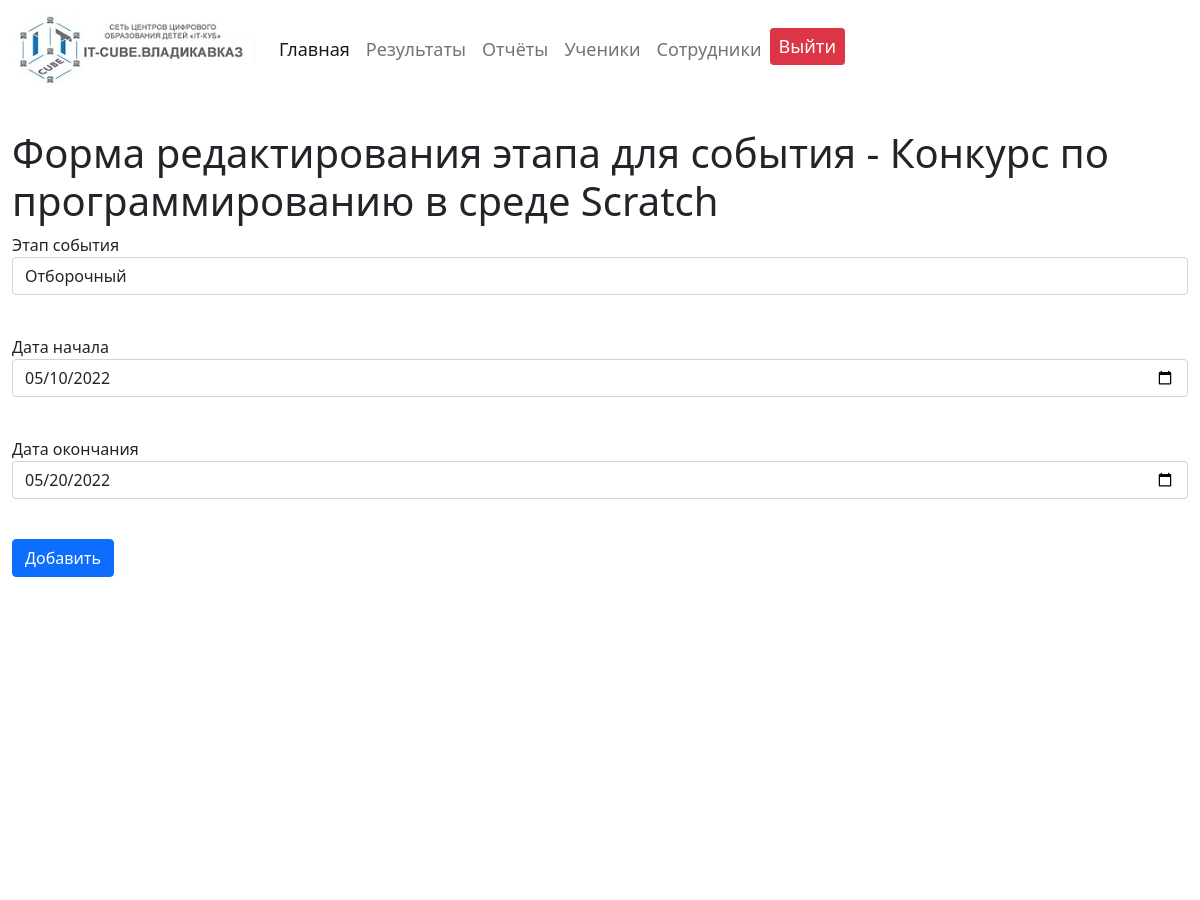
/stage/24 (signed in, upper part), run on an earlier commit of the app's database.
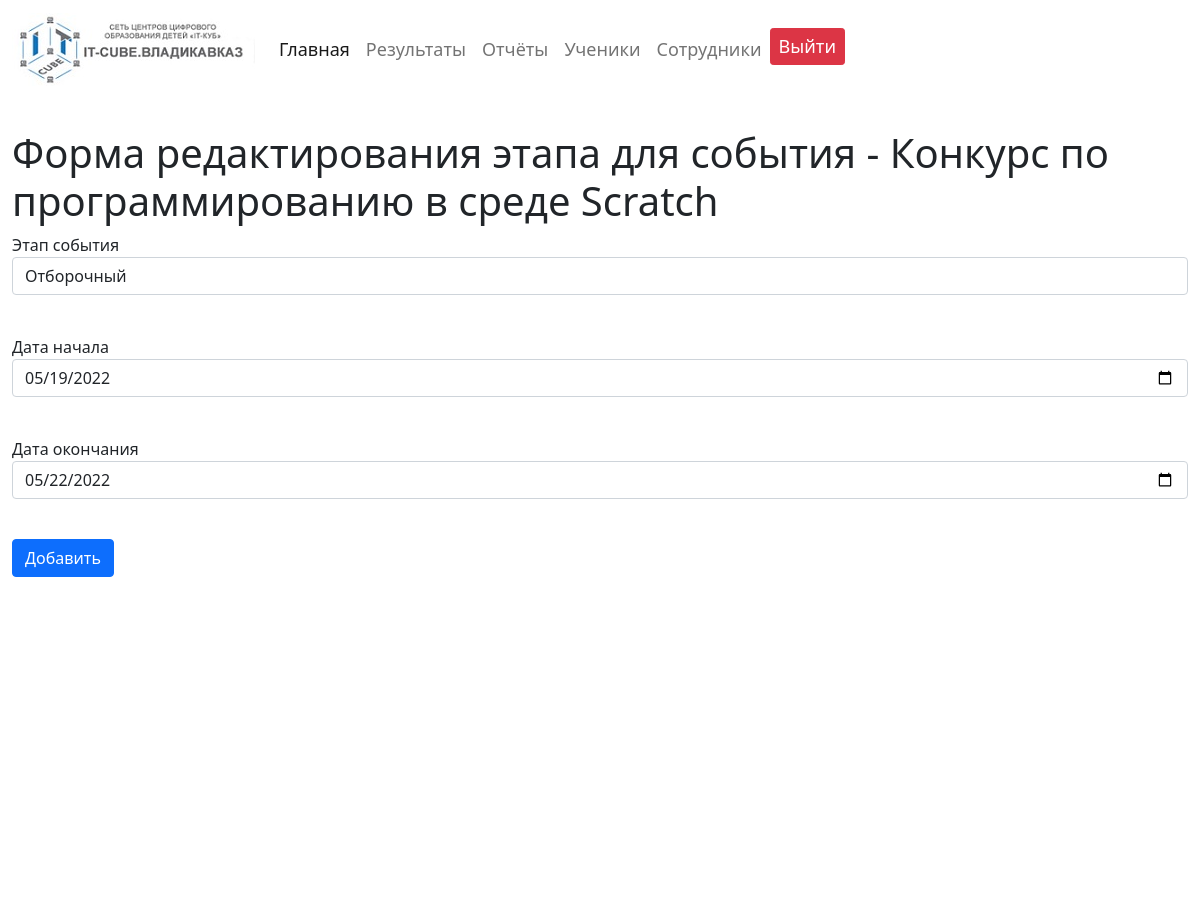
And on a later commit of the database.
### data/event.py (models this page shows)
class Event(SqlAlchemyBase, UserMixin, SerializerMixin):
    __tablename__ = 'Event'
    id = sqlalchemy.Column(sqlalchemy.Integer,
                           primary_key=True, autoincrement=True)
    Name_of_event = sqlalchemy.Column(sqlalchemy.String, nullable=True)
    Organizer = sqlalchemy.Column(sqlalchemy.String, nullable=True)
    Description = sqlalchemy.Column(sqlalchemy.Text)
    Website = sqlalchemy.Column(sqlalchemy.String, nullable=True)
    Link_to_position = sqlalchemy.Column(sqlalchemy.String, nullable=True)
    Link_to_regestration = sqlalchemy.Column(sqlalchemy.String, nullable=True)
    Form_of_holding = sqlalchemy.Column(sqlalchemy.Integer, sqlalchemy.ForeignKey("Form_of_holding.id"), nullable=True)
    Status = sqlalchemy.Column(sqlalchemy.Integer, sqlalchemy.ForeignKey("Status.id"), nullable=True)
    Direction = sqlalchemy.Column(sqlalchemy.Integer, sqlalchemy.ForeignKey("Directions.id"), nullable=True)
    Age = sqlalchemy.Column(sqlalchemy.String, nullable=True)
    Class = sqlalchemy.Column(sqlalchemy.String, nullable=True)
    Note = sqlalchemy.Column(sqlalchemy.Text)
    Number_of_participants = sqlalchemy.Column(sqlalchemy.Integer, nullable=True)
    direction = orm.relation('Directions')
    participation_employees = orm.relation("Participation_employees", back_populates='event')
    stage_events = orm.relation("Stages_Events", back_populates='event')

### data/stages_event.py (models this page shows)
class Stages(SqlAlchemyBase, UserMixin, SerializerMixin):
    __tablename__ = 'Stages'
    id = sqlalchemy.Column(sqlalchemy.Integer,
                           primary_key=True, autoincrement=True)
    Stage = sqlalchemy.Column(sqlalchemy.String, nullable=True)
    Date_begin = sqlalchemy.Column(sqlalchemy.Date, nullable=True)
    Date_end = sqlalchemy.Column(sqlalchemy.Date, nullable=True)
    stage_events = orm.relation("Stages_Events", back_populates='stage')

### main.py (the view, shortened to what this page needs)
@app.route("/stage/<int:id>", methods=['GET', 'POST'])
@login_required
def stage(id):
    form = AddStageForm()
    db_sess = db_session.create_session()
    event_id = db_sess.query(Stages_Events).filter(Stages_Events.Id_stage == id).first().Id_event
    event = db_sess.query(Event).filter(Event.id == event_id).first()
    if request.method == "GET":
        stage = db_sess.query(Stages).filter(Stages.id == id).first()
        if stage:
            form.Stage.data = stage.Stage
            form.Date_begin.data = stage.Date_begin
            form.Date_end.data = stage.Date_end
        else:
            abort(404)
    return render_template('event_stage.html',
                           title='Редактирование этапа', event=event,
                           form=form, edit_or_add='редактирования'
                           )

### forms/event.py
class AddStageForm(FlaskForm):
    Stage = StringField('Этап события', validators=[DataRequired()])
    Date_begin = DateField('Дата начала', validators=[DataRequired()])
    Date_end = DateField('Дата окончания', validators=[DataRequired()])
    submit = SubmitField('Добавить')

### data/db_session.py (called while the page is built)
def create_session() -> Session:
    global __factory
    return __factory()

### main.py (called while the page is built)
@login_manager.user_loader
def load_user(user_id):
    db_sess = db_session.create_session()
    return db_sess.query(Employees).get(user_id)

### templates/event_stage.html (shortened to what this page needs)
{% extends "base.html" %}
{% block content %}
<h1>Форма {{edit_or_add}} этапа для события - {{event.Name_of_event}}</h1>
<form action="" method="post" enctype="multipart/form-data">
    <p>
        {{ form.Stage.label }}<br>
        {{ form.Stage(class="form-control") }}<br>
    </p>
    <p>
        {{ form.Date_begin.label }}<br>
        {{ form.Date_begin(class="form-control") }}<br>
    </p>
    <p>
        {{ form.Date_end.label }}<br>
        {{ form.Date_end(class="form-control") }}<br>
    </p>
    <p>{{ form.submit(type="submit", class="btn btn-primary") }}</p>
</form>
{% endblock %}

### templates/base.html (shortened to what this page needs)
<!doctype html>
<html lang="ru">
<head>
    <link href="https://cdn.jsdelivr.net/npm/bootstrap@5.0.2/dist/css/bootstrap.min.css" rel="stylesheet"
>
    <link rel="stylesheet" type="text/css" href="{{url_for('static', filename='css/style.css')}}"/>
</head>
<body>
<header>
    <nav class="navbar sticky-top navbar-expand-md navbar-light">
        <div class="container-fluid">
            <a class="navbar-brand" href="/"><img src="{{url_for('static', filename='img/logo.jpg')}}" alt="логотип"
                                                  class="img-fluid"></a>
            <div class="collapse navbar-collapse" id="navbarSupportedContent">
                <ul class="navbar-nav justify-content-between">
                    <li class="nav-item">
                        <a class="nav-link active" href="/">Главная</a>
                    </li>
                    <li class="nav-item">
                        <a class="nav-link" href="/results_event">Результаты</a>
                    </li>
                    <li class="nav-item">
                        <a class="nav-link" href="/reports">Отчёты</a>
                    </li>
                    <li class="nav-item">
                        <a class="nav-link" href="/students">Ученики</a>
                    </li>
                    <li class="nav-item">
                        <a class="nav-link" href="/employees">Сотрудники</a>
                    </li>
                    {% if not current_user.is_authenticated %}
                    <li class="nav-item btn_not">
                        <a class="btn btn-primary btn-input btn-sm" href="/register">Зарегистрироваться</a>
                    </li>
                    <li class="nav-item btn_not">
                        <a class="btn btn-success btn-input btn-sm" href="/login">Войти</a>
                    </li>
                    {% else %}
                    <li class="nav-item">
                        <a class="btn btn-danger btn-input btn-sm" href="/logout">Выйти</a>
                    </li>
                    {% endif %}
                </ul>
            </div>
        </div>
    </nav>
</header>
<main role="main" class="container-fluid">
    {% block content %} {% endblock %}
</main>
</body>
</html>

### static/css/style.css (style rules this page uses)
.btn-input { font-size: 18px; }
.nav-item:not(.btn_not) { font-size: 18px; }
.navbar-brand img { min-height: 62px; min-width: 200px; }
main { margin-top: 30px; margin-bottom: 100px; height: 1500px; }

What changed in the data, as far as the page shows it:
changed Stages "Отборочный": Date_begin "05/10/2022" → "05/19/2022"; Date_end "05/20/2022" → "05/22/2022"
